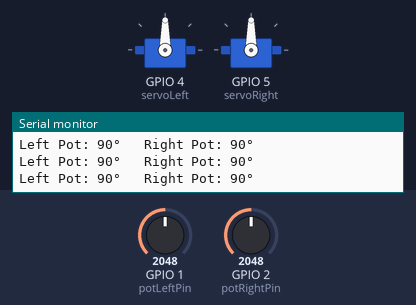
Bench run of a sketch on a simulated ESP32. Parts: 2 × servo, the last lines printed to the serial monitor. The inputs (shaded band) are chosen by the test bench; at power-on: GPIO 1 (potLeftPin) = 2048, GPIO 2 (potRightPin) = 2048.

Above: at 1.2 s.
1.3 s: GPIO 1 (potLeftPin) set to 2866
At 2.5 s:
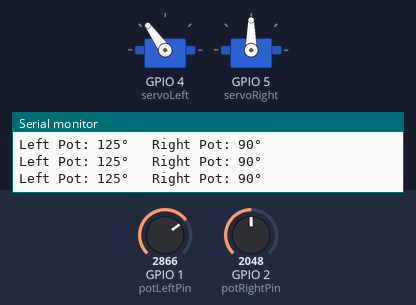
2.8 s: GPIO 2 (potRightPin) set to 2866
At 4.0 s:
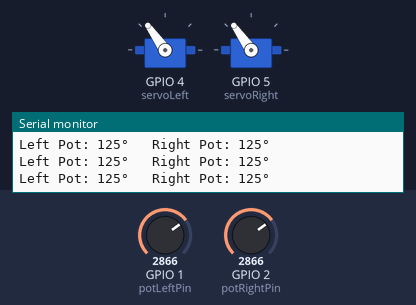
4.3 s: GPIO 1 (potLeftPin) set to 3603
At 5.4 s:
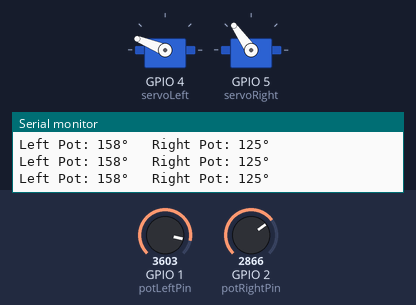
5.8 s: GPIO 2 (potRightPin) set to 3603
At 6.8 s:
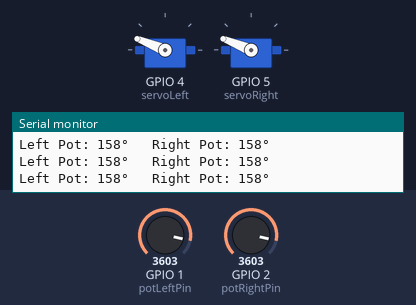
7.3 s: GPIO 1 (potLeftPin) set to 4095
At 8.2 s:
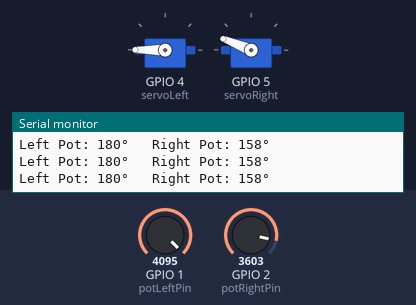
8.8 s: GPIO 2 (potRightPin) set to 4095
At 9.6 s:
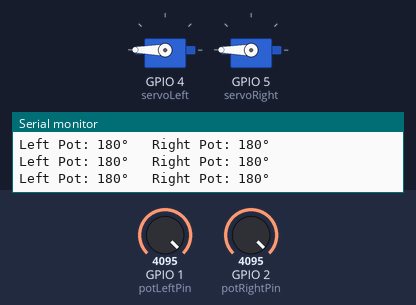
Timing chart, 0 to 11.3 s (numbered marks = the images above; inputs shaded):
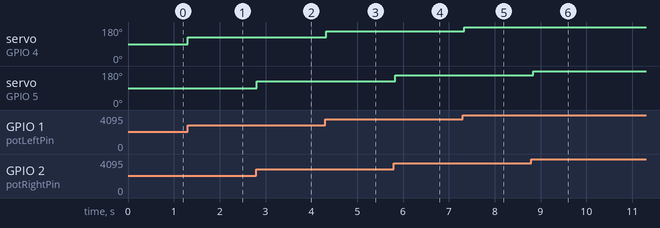

Measured:
- after the input at 1.3 s, servo on GPIO 4 (servoLeft): 90° → 125° at once
- after the input at 2.8 s, servo on GPIO 5 (servoRight): 90° → 125° at once
- after the input at 4.3 s, servo on GPIO 4 (servoLeft): 125° → 158° at once
- after the input at 5.8 s, servo on GPIO 5 (servoRight): 125° → 158° at once
- after the input at 7.3 s, servo on GPIO 4 (servoLeft): 158° → 180° at once
- after the input at 8.8 s, servo on GPIO 5 (servoRight): 158° → 180° at once

The sketch:

ESP_32_Potentiometer_Turret.ino
```cpp
#include <ESP32Servo.h>

int potLeftPin = 1;   // 2k potentiometer (upper)
int potRightPin = 2;  // 50k potentiometer (beneath)

Servo servoLeft;
Servo servoRight;

int lastLeftDeg = 0;
int lastRightDeg = 0;

void setup() {
  Serial.begin(115200);

  servoLeft.setPeriodHertz(50);
  servoRight.setPeriodHertz(50);

  servoLeft.attach(4, 500, 2500);
  servoRight.attach(5, 500, 2500);
}

void loop() {
  int leftRaw = analogRead(potLeftPin);
  int rightRaw = analogRead(potRightPin);

  int leftDeg = map(leftRaw, 0, 4095, 0, 180);
  int rightDeg = map(rightRaw, 0, 4095, 0, 180);

  // Small deadzone for smaller potentiometer (2k)
  if (abs(leftDeg - lastLeftDeg) > 2) {
    servoLeft.write(leftDeg);
    lastLeftDeg = leftDeg;
  }

  // Bigger deadzone for bigger potentiometer (50k)
  if (abs(rightDeg - lastRightDeg) > 5) {
    servoRight.write(rightDeg);
    lastRightDeg = rightDeg;
  }

  Serial.print("Left Pot: ");
  Serial.print(leftDeg);
  Serial.print("°   Right Pot: ");
  Serial.print(rightDeg);
  Serial.println("°");

  delay(100);
}
```
